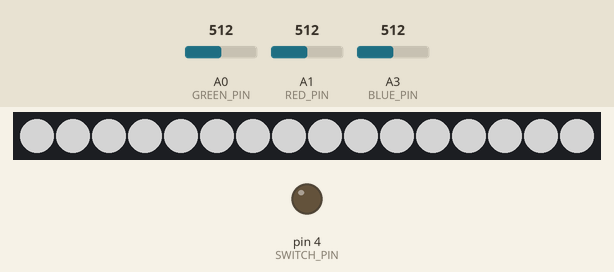
A program run on a simulated Arduino Nano, built with avr-gcc and run on an emulated ATmega328P. On the bench: 16 RGB LEDs in strip order, left to right, output pins drawn as LEDs (lit = HIGH). The inputs (shaded band) are chosen by the test bench; at power-on: A0 (GREEN_PIN) = 512, A1 (RED_PIN) = 512, A3 (BLUE_PIN) = 512. Dim RGB values are drawn brighter than linear; what the program prints to the serial monitor is not drawn.

Above: at 2.2 s.
2.3 s: A0 (GREEN_PIN) set to 716
3.9 s: A1 (RED_PIN) set to 716
5.5 s: A3 (BLUE_PIN) set to 306
At 6.3 s:
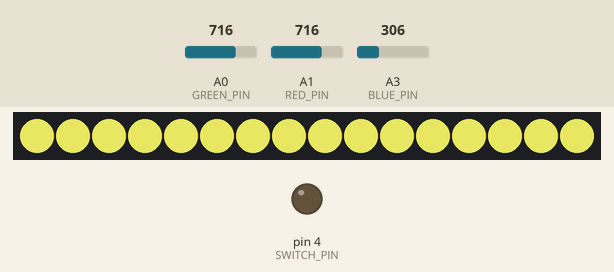
7.1 s: A0 (GREEN_PIN) set to 511
8.7 s: A3 (BLUE_PIN) set to 511
10.3 s: A1 (RED_PIN) set to 1023
At 11.1 s:
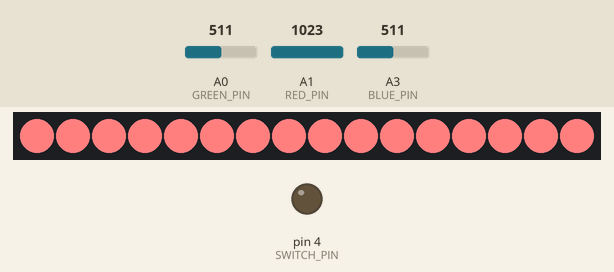
Timing chart, 0 to 12.9 s (numbered marks = the images above; inputs shaded):
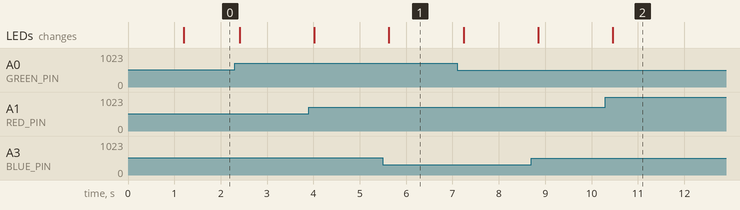

The program:

main.cpp
```cpp
#include <Arduino.h>
#include <FastLED.h>

#define RED_PIN A1
#define GREEN_PIN A0
#define BLUE_PIN A3

#define SWITCH_PIN 4

#define NUM_LEDS 16
#define DATA_PIN 9

CRGB leds[NUM_LEDS];

CRGB color1;

uint8_t redReading = 0;
uint8_t greenReading = 0;
uint8_t blueReading = 0;

int mode = 0;
int prevMode = 0;

void setup() {
    pinMode(RED_PIN, INPUT);
    pinMode(GREEN_PIN, INPUT);
    pinMode(BLUE_PIN, INPUT);
    pinMode(SWITCH_PIN, OUTPUT);
    Serial.begin(9600);
    delay(1000);
    FastLED.addLeds<WS2811, DATA_PIN, RGB>(leds, NUM_LEDS);
}

void loop() {
    prevMode = mode;
    mode = digitalRead( SWITCH_PIN );
    Serial.println(mode, DEC);
    delay(200);

    redReading = analogRead(RED_PIN) / 4;
    greenReading = analogRead(GREEN_PIN) / 4;
    blueReading = analogRead(BLUE_PIN) / 4;
    color1 = CRGB(redReading, greenReading, blueReading);

    for (int i = 0; i < NUM_LEDS; ++i) {
        leds[i] = color1;
    }
    FastLED.show();
}
```

Measured:
- after the input at 5.5 s, the LEDs: change after 0.13 s (image 1)
- after the input at 10.3 s, the LEDs: change after 0.16 s (image 2)
